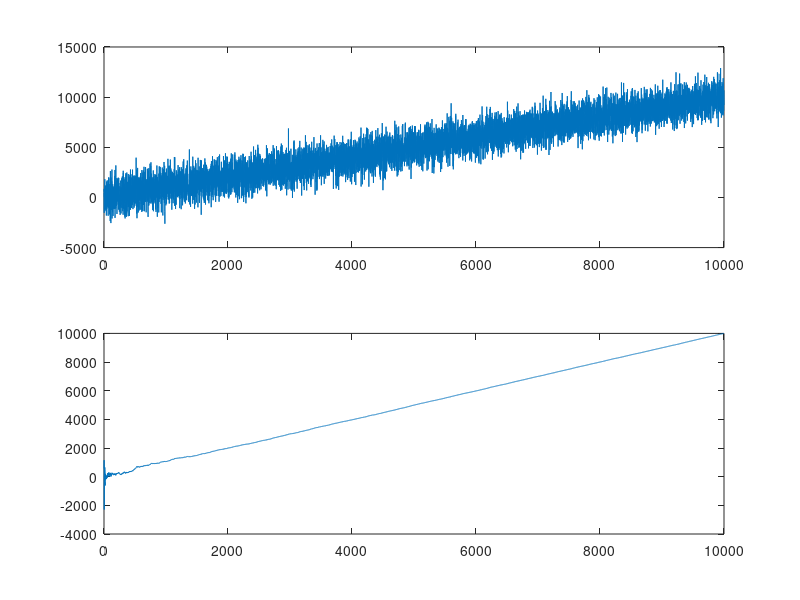

The MATLAB source for this figure:
N=10000;
t=1:N;

measurements = t  + 1000*randn(1,N); % Angulo entregado por el accel
measurements = measurements';
N = length(measurements);

g = 9.81;

dt = .01; % Tiempo entre las mediciones

u = .1; % Motion externa (rapidez angular del gyro)

x = [0 ; 0]; % Estado inicial (alfa, bias -> valor del giroscopio en estado estacionario)
P = [1000 0 ; 0 1000]; % Incertidumbre inicial (aca no se cual seria)
B = [dt ; 0];
F = [1 -dt ; 0 1]; % Funcion del proximo estado
H = [1 0]; % Funcion de measurement

% Valor de la varianza falta para R
R = [.0001]; % Incertidumbre de la measurement
%

I = [1 0 ; 0 1]; % Matriz identidad
for i=1:N
    % Measurement Update
    Z = measurements(i,:);
    Y = Z - H*x;
    S = H*P*H' + R;
    K = P*H'*(inv(S));
    x = x + (K*Y);
    P = (I - (K*H))*P;
    
    % Prediction
    x = (F*x + B*u);
    a(i)=x(1);
    Acc_x(i)=x(2)/dt*cos(x(1)/180*pi);
    pos(i) = (Acc_x(i)-g)*dt^2/2;
    P = F*P*F';
    
end

subplot(211);
plot(measurements);
subplot(212);
plot(a);
